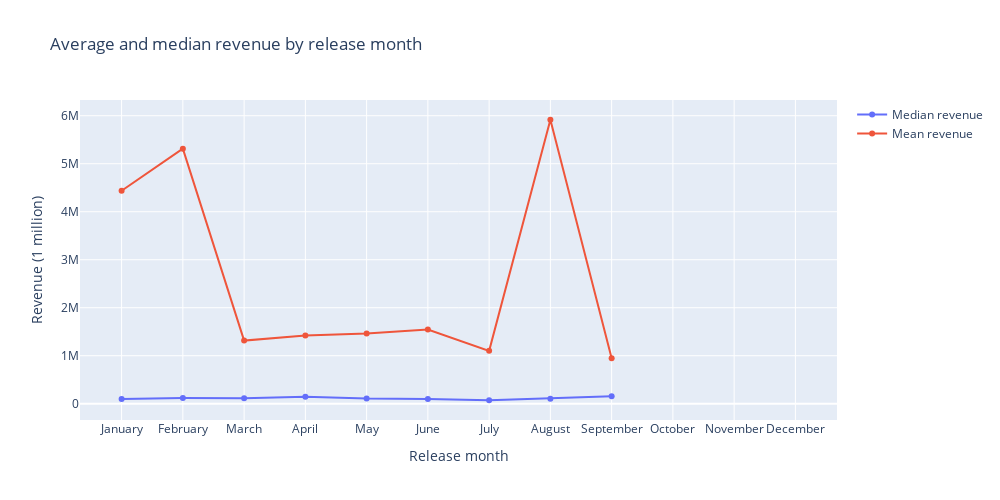

The cell this chart's notebook holds for it:
### Code cell
def plot_monthly_revenue_distribution() -> go.Figure:
    monthly_stats = top_1500_steam.groupby('release_month', observed=False)['revenue'].agg(['median', 'mean']).reset_index()

    fig = go.Figure()
    fig.add_trace(
        go.Scatter(
            x=monthly_stats['release_month'],
            y=monthly_stats['median'],
            mode='lines+markers',
            name='Median revenue',
        )
    )

    fig.add_trace(
        go.Scatter(
            x=monthly_stats['release_month'],
            y=monthly_stats['mean'],
            mode='lines+markers',
            name='Mean revenue',
        )
    )
    fig.update_layout(
        title="Average and median revenue by release month",
        xaxis_title="Release month",
        yaxis_title="Revenue (1 million)",
        width=1000,
        height=500
    )
    
    return fig

fig = plot_monthly_revenue_distribution()
fig.show()

### Figure 1 — Plotly figure (JSON) as saved in the notebook; plotly's stock layout.template omitted (floating-point values rounded to 4 significant figures)
{"data": [{"mode": "lines+markers", "name": "Median revenue", "type": "scatter", "x": ["January", "February", "March", "April", "May", "June", "July", "August", "September", "October", "November", "December"], "y": [96170.0, 116652, 112737, 144700.0, 108249, 100700.0, 72271, 105983, 154900.0, null, null, null]}, {"mode": "lines+markers", "name": "Mean revenue", "type": "scatter", "x": ["January", "February", "March", "April", "May", "June", "July", "August", "September", "October", "November", "December"], "y": [4438000.0, 5314000.0, 1315000.0, 1422000.0, 1465000.0, 1547000.0, 1101000.0, 5917000.0, 947100.0, null, null, null]}], "layout": {"height": 500, "title": {"text": "Average and median revenue by release month"}, "width": 1000, "xaxis": {"title": {"text": "Release month"}}, "yaxis": {"title": {"text": "Revenue (1 million)"}}}}
